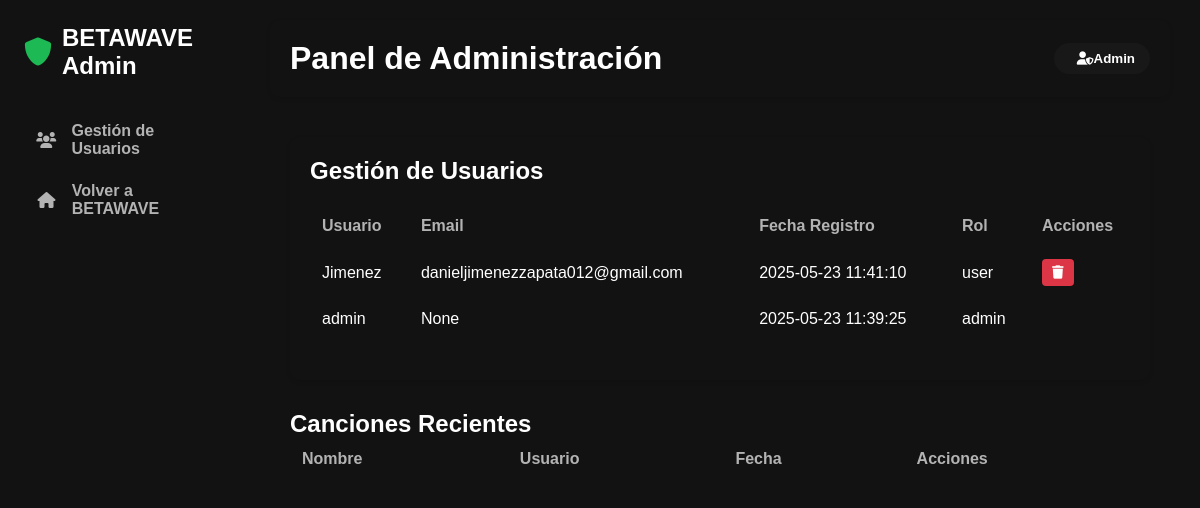
Page /admin (signed in) on the earlier database version.
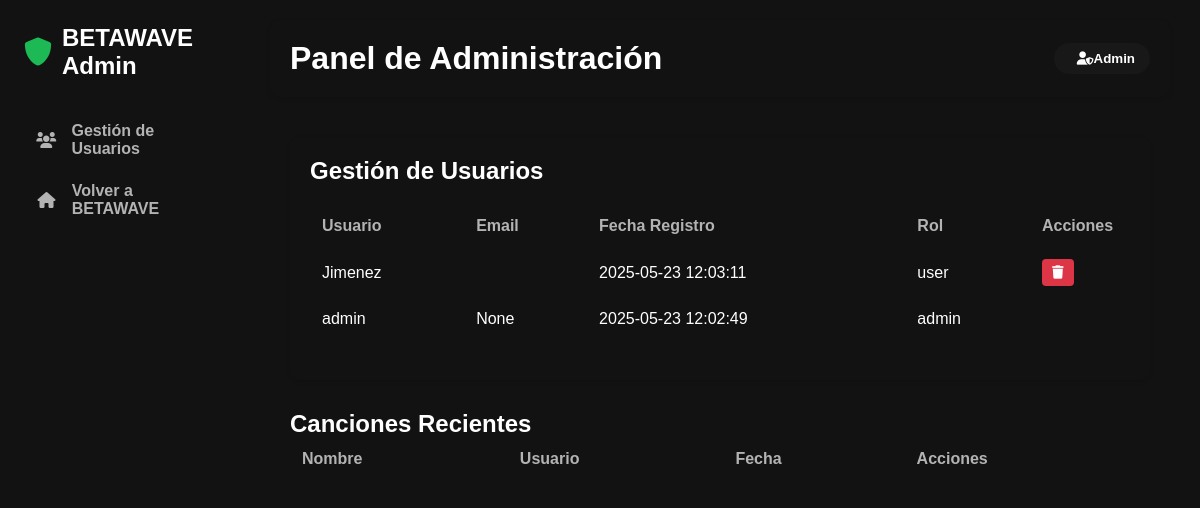
Same page on the later database version.
### tables this page shows
CREATE TABLE users (
        id INTEGER PRIMARY KEY AUTOINCREMENT,
        username TEXT UNIQUE NOT NULL,
        password TEXT NOT NULL,
        email TEXT,
        role TEXT DEFAULT 'user',
        created_at DATETIME
    );

### betawave/app.py (the view)
@app.route('/admin')
@login_required
@admin_required
def admin_dashboard():
    conn = sqlite3.connect('music.db')
    c = conn.cursor()
    c.execute("""
        SELECT id, username, email, created_at, role
        FROM users
        ORDER BY created_at DESC
    """)
    users = [
        {
            'id': row[0],
            'username': row[1],
            'email': row[2],
            'created_at': row[3],
            'role': row[4]
        }
        for row in c.fetchall()
    ]
    conn.close()
    return render_template('admin.html', users=users)

### betawave/app.py (called while the page is built)
def admin_required(f):
    @wraps(f)
    def decorated_function(*args, **kwargs):
        if 'user_role' not in session or session['user_role'] != 'admin':
            flash('Acceso no autorizado', 'error')
            return redirect(url_for('login'))
        return f(*args, **kwargs)
    return decorated_function

def login_required(f):
    @wraps(f)
    def decorated_function(*args, **kwargs):
        if 'user_id' not in session:
            flash('Debes iniciar sesión para acceder a esta página', 'error')
            return redirect(url_for('login', next=request.url))
        return f(*args, **kwargs)
    return decorated_function

### betawave/templates/admin.html (shortened to what this page needs)
<!DOCTYPE html>
<html lang="es">
<head>
    <link rel="stylesheet" href="https://cdnjs.cloudflare.com/ajax/libs/font-awesome/6.0.0/css/all.min.css">
    <link rel="stylesheet" href="/static/css/styles.css">
    <link rel="stylesheet" href="/static/css/admin.css">
</head>
<body>
    <div class="app-container">
        <div class="sidebar">
            <div class="logo">
                <i class="fas fa-shield-alt"></i>
                <span>BETAWAVE Admin</span>
            </div>
            <ul class="nav-menu">
                <li><a href="/admin" class="active"><i class="fas fa-users"></i> <span>Gestión de Usuarios</span></a></li>
                <li><a href="/"><i class="fas fa-home"></i> <span>Volver a BETAWAVE</span></a></li>
            </ul>
        </div>
        <div class="main-content">
            <header>
                <h1>Panel de Administración</h1>
                <div class="user-menu">
                    <div class="dropdown">
                        <button class="user-btn">
                            <i class="fas fa-user-shield"></i>
                            <span>Admin</span>
                        </button>
                    </div>
                </div>
            </header>            <div class="admin-container">
                <div class="users-table">
                    <h2>Gestión de Usuarios</h2>
                    <table>
                        <thead>
                            <tr>
                                <th>Usuario</th>
                                <th>Email</th>
                                <th>Fecha Registro</th>
                                <th>Rol</th>
                                <th>Acciones</th>
                            </tr>
                        </thead>
                        <tbody>
                            {% for user in users %}
                            <tr>
                                <td>{{ user.username }}</td>
                                <td>{{ user.email }}</td>
                                <td>{{ user.created_at }}</td>
                                <td>{{ user.role }}</td>                                <td class="actions">
                                    {% if user.role != 'admin' %}
                                    <button class="btn-delete" onclick="deleteUser('{{ user.id }}', '{{ user.username }}')">
                                        <i class="fas fa-trash"></i>
                                    </button>
                                    {% endif %}
                                </td>
                            </tr>
                            {% endfor %}
                        </tbody>
                    </table>
                </div>
                    <div class="recent-songs">
                        <h2>Canciones Recientes</h2>
                        <table>
                            <thead>
                                <tr>
                                    <th>Nombre</th>
                                    <th>Usuario</th>
                                    <th>Fecha</th>
                                    <th>Acciones</th>
                                </tr>
                            </thead>
                        </table>
                    </div>
                </div>
            </div>
        </div>
</body>
</html>

### betawave/static/css/styles.css (style rules this page uses)
:root { --primary-color: #1DB954; --dark-bg: #121212; --light-bg: #181818; --lighter-bg: #282828; --text-primary: #FFFFFF; --text-secondary: #B3B3B3; --error-color: #E74C3C; --success-color: #2ECC71; --info-color: #3498DB; }
* { margin: 0; padding: 0; box-sizing: border-box; }
body { font-family: 'Montserrat', sans-serif; background-color: var(--dark-bg); color: var(--text-primary); }
.app-container { display: flex; min-height: 100vh; }
.sidebar { width: 240px; background-color: var(--dark-bg); padding: 24px; display: flex; flex-direction: column; height: 100vh; position: fixed; }
.logo { display: flex; align-items: center; margin-bottom: 30px; font-size: 24px; font-weight: 700; color: var(--text-primary); }
.logo i { margin-right: 10px; color: var(--primary-color); font-size: 28px; }
.nav-menu { list-style: none; margin-bottom: 30px; }
.nav-menu li { padding: 12px; font-size: 16px; font-weight: 600; cursor: pointer; display: flex; align-items: center; color: var(--text-secondary); transition: all 0.2s; border-radius: 4px; user-select: none; }
.nav-menu li a { text-decoration: none; color: inherit; display: flex; align-items: center; width: 100%; }
.nav-menu li span { pointer-events: none; }
.nav-menu li i { margin-right: 15px; width: 24px; text-align: center; pointer-events: none; }
.main-content { margin-left: 240px; width: calc(100% - 240px); padding: 20px 30px; }
header { display: flex; justify-content: space-between; align-items: center; margin-bottom: 30px; }
.user-menu { position: relative; }
.user-btn { background-color: var(--light-bg); color: var(--text-primary); border: none; padding: 8px 15px; border-radius: 20px; cursor: pointer; display: flex; align-items: center; font-weight: 600; }
.user-btn i { margin-left: 8px; }

### betawave/static/css/admin.css (style rules this page uses)
.admin-container { padding: 20px; }
.users-table { background: var(--card-bg); border-radius: 10px; padding: 20px; margin-bottom: 30px; box-shadow: 0 2px 4px rgba(0, 0, 0, 0.1); }
.users-table h2 { margin: 0 0 20px 0; color: var(--text-primary); }
table { width: 100%; border-collapse: collapse; margin-bottom: 20px; }
th, td { padding: 12px; text-align: left; border-bottom: 1px solid var(--border-color); }
th { font-weight: 600; color: var(--text-secondary); background-color: rgba(0, 0, 0, 0.02); }
td { color: var(--text-primary); }
.actions { white-space: nowrap; width: 100px; }
.btn-edit, .btn-delete { padding: 6px 10px; border: none; border-radius: 4px; cursor: pointer; margin-right: 5px; transition: all 0.3s ease; }
.btn-delete { background-color: #dc3545; color: white; }
.main-content > header { background-color: var(--card-bg); display: flex; justify-content: space-between; align-items: center; padding: 20px; margin-bottom: 20px; border-radius: 10px; box-shadow: 0 2px 4px rgba(0, 0, 0, 0.1); }
.main-content > header h1 { margin: 0; color: var(--text-primary); }

Differences in the rows shown:
changed users "Jimenez": created_at "2025-05-23 11:41:10" → "2025-05-23 12:03:11"; email "danieljimenezzapata012@gmail.com" → (not shown)
changed users "admin": created_at "2025-05-23 11:39:25" → "2025-05-23 12:02:49"
